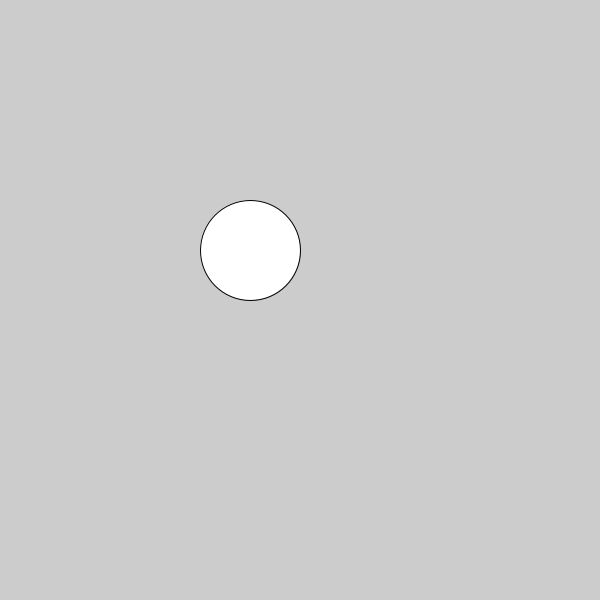
Frame 1 (no input)
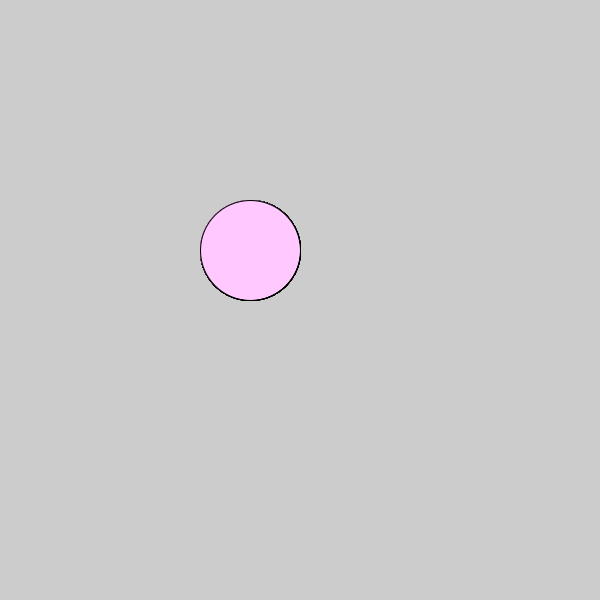
Frame 60 (the mouse pressed at the canvas centre just before this capture)
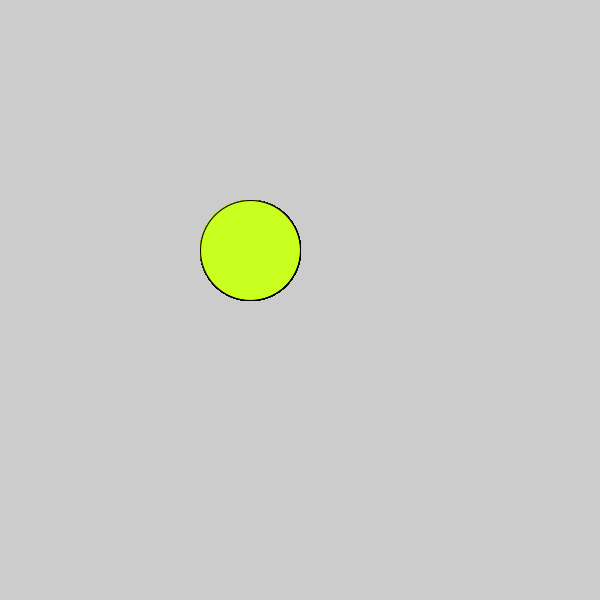
Frame 120 (the mouse held since frame 60 and released just before this capture)

The Processing sketch that drew these frames (run headless with seeded random() and noise(); from frame 60 on, the mouse is pressed at the canvas centre):

// Processing sketch: c_LogicalDot
// ── c_LogicalDot.pde

void setup() {
  
// 1. Set the size of the sketch. Make it 600 pixels square. 
  size(600,600);

}

void draw() {
  
// 2. Draw an ellipse
ellipse(250,250,100,100);
// Run the program to make sure it works before moving on.


// 3. Change the color of the ellipse when the mouse is pressed.
//    Use the following code, but put your colors where indicated
//    Remember to use the   fill()  command to set colors.

if (mousePressed) {
   //  put one color here 
  fill(200,350,30);
} else {
  fill(300,200,350);
   // put a different color here
}  
  
  
  
}
